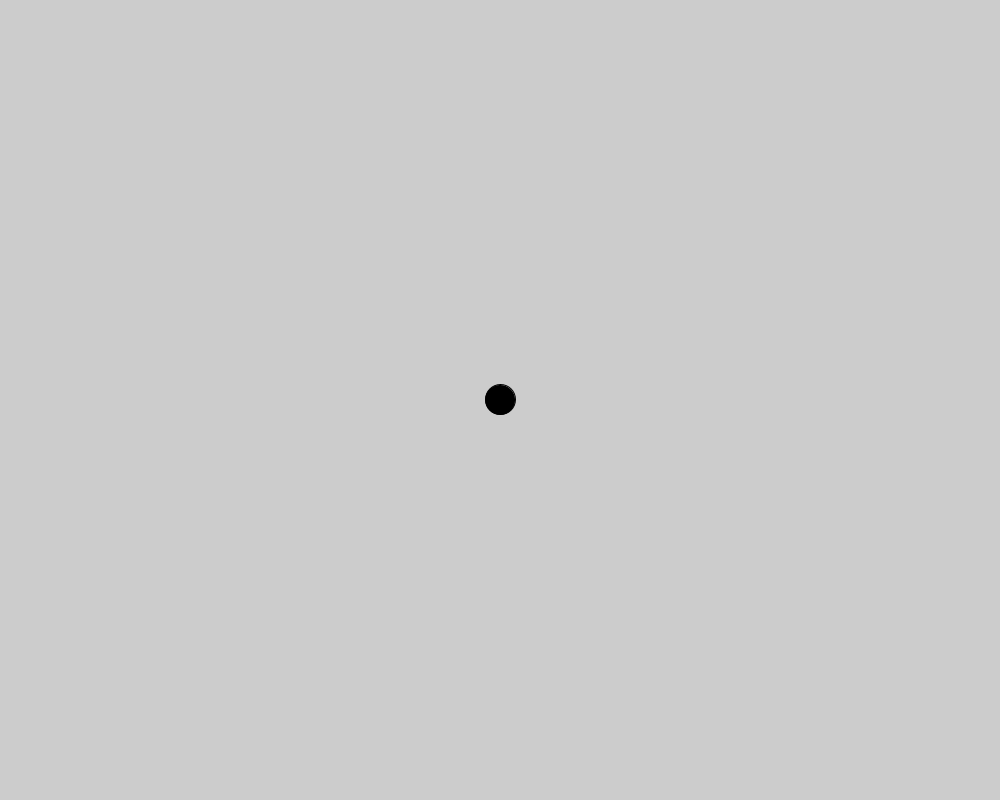
Frame 1 (no input)
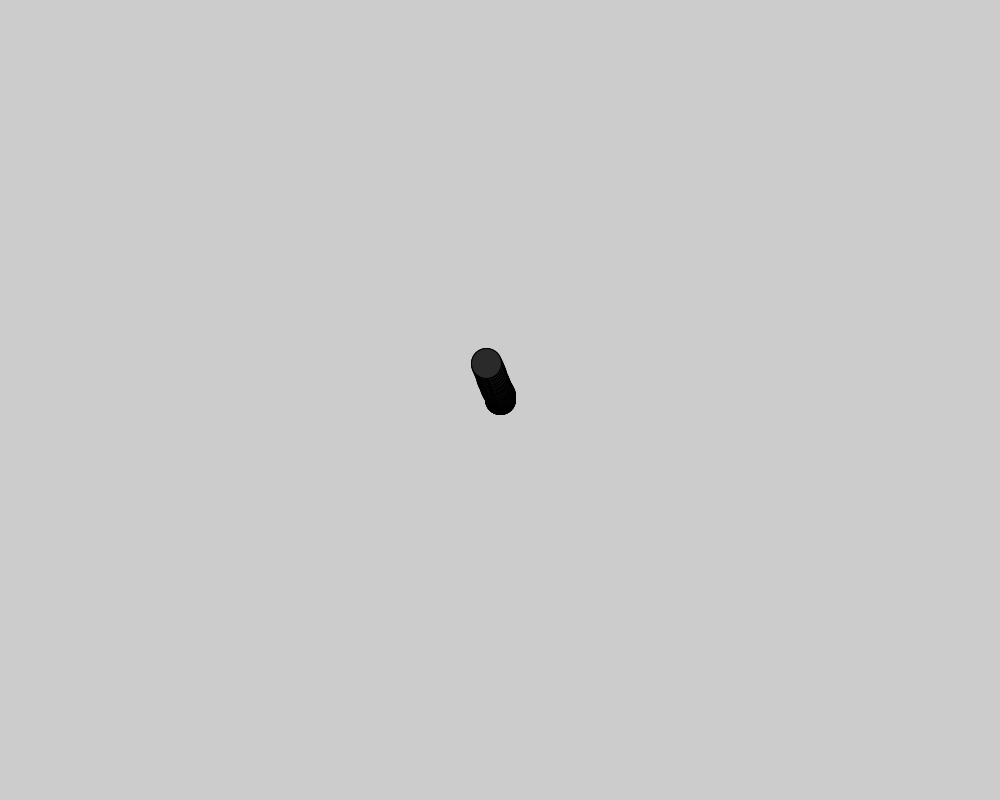
Frame 60 (the mouse pressed at the canvas centre just before this capture)
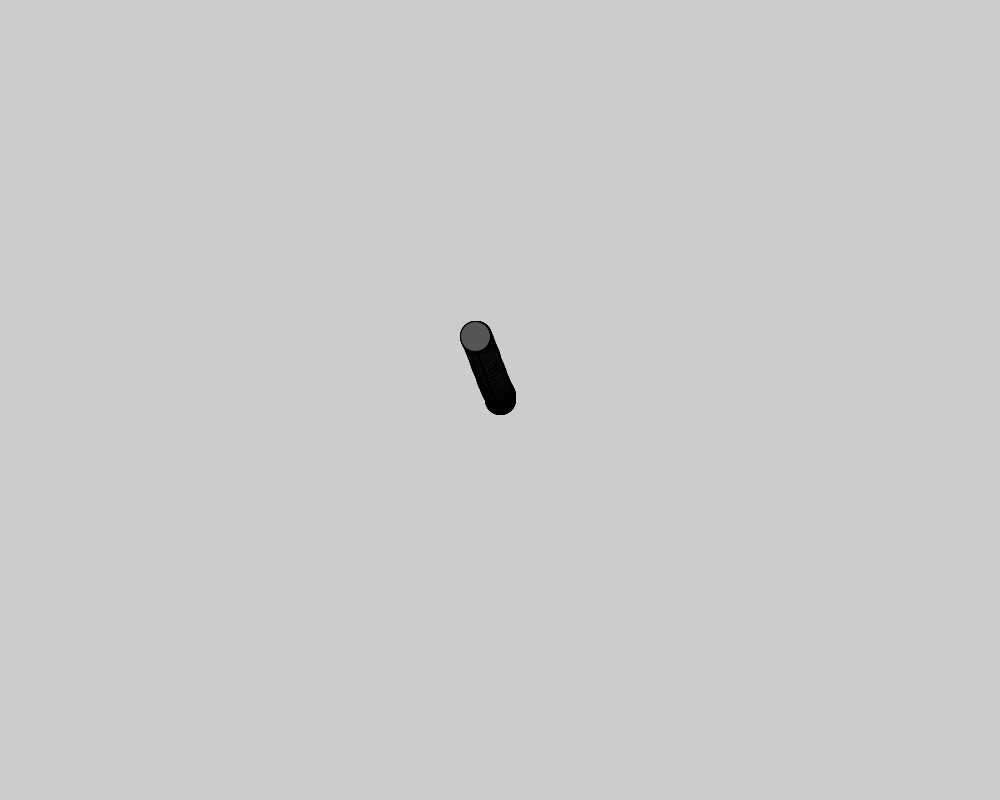
Frame 120 (the mouse held since frame 60 and released just before this capture)

The Processing sketch that drew these frames (run headless with seeded random() and noise(); from frame 60 on, the mouse is pressed at the canvas centre):

// Processing sketch: The_Vector_Wanderer
// ── The_Vector_Wanderer.pde
PVector loc;
PVector vel;
PVector acc;


int sz=30;

void setup() {
  colorMode(HSB, 360, 100, 100, 100);
  size(1000, 800);
  loc= new PVector(width/2, height/2);
  vel= new PVector(0,0);
  acc= new PVector(random(-.1,.1), random(-.1,.1));
}

void draw() {
 acc.set(random(-.1,.1), random(-.1,.1));
  fill(frameCount%360);

 vel.add(acc);

 loc.add(vel);
  ellipse(loc.x, loc.y, sz, sz);

  if (loc.x-sz/2>width) {
    loc.x=-sz/2;
  }
  if (loc.x + sz/2 < 0) {      
    loc.x = width + sz/2;
  }

  if (loc.y - sz/2 > height) {
    loc.y = -sz/2;
  }

  if (loc.y + sz/2 < 0) {         
    loc.y = height + sz/2;
  }
}
